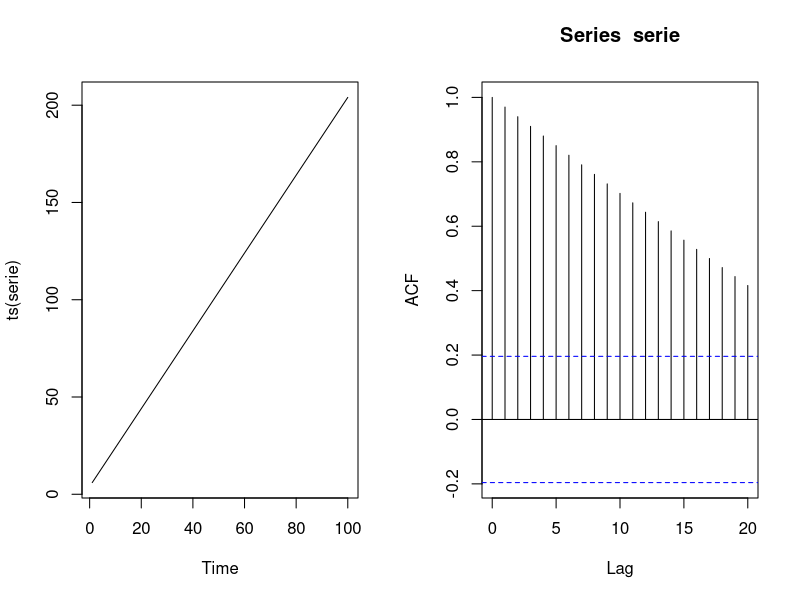
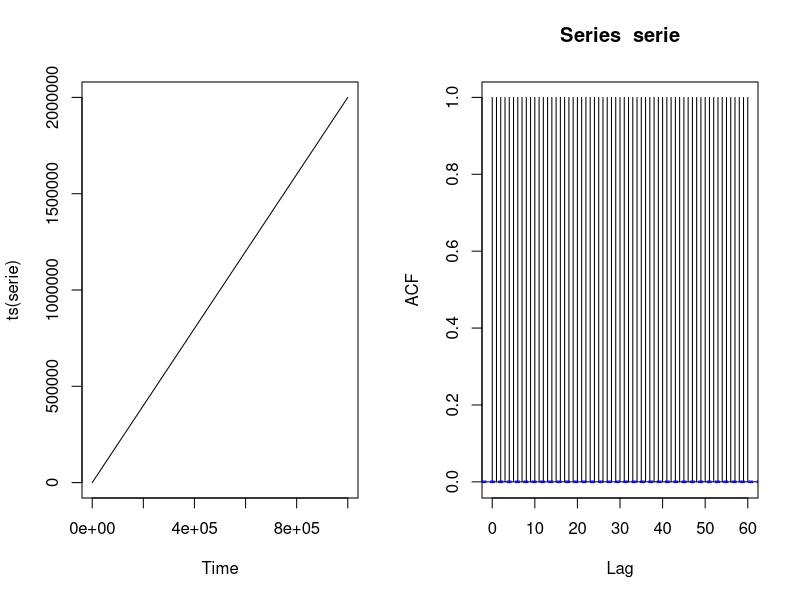
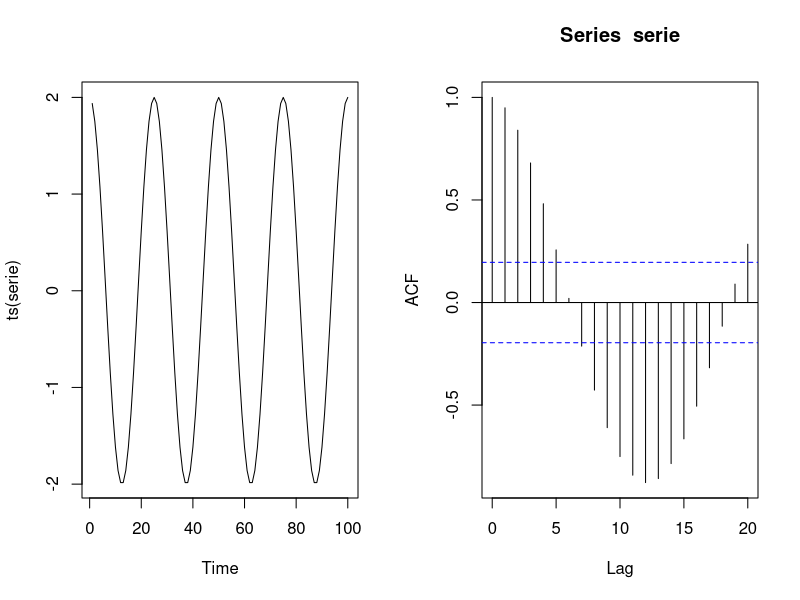
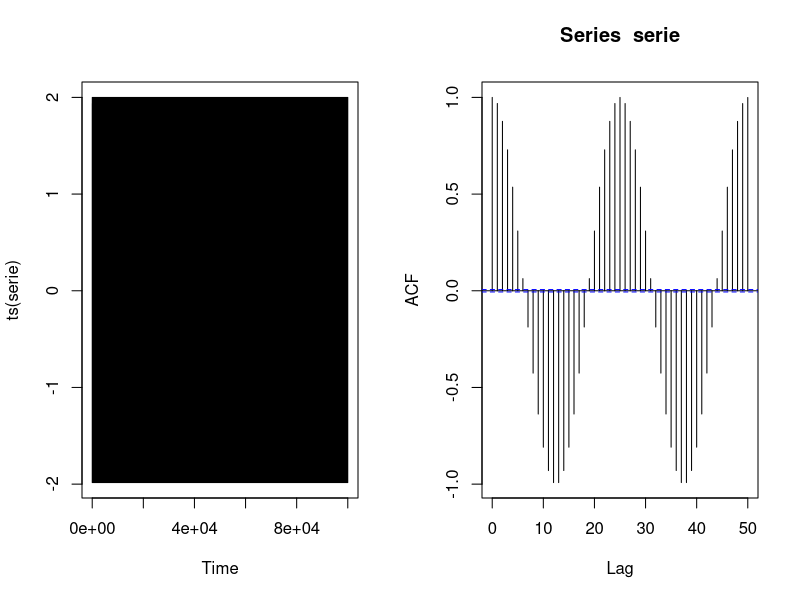
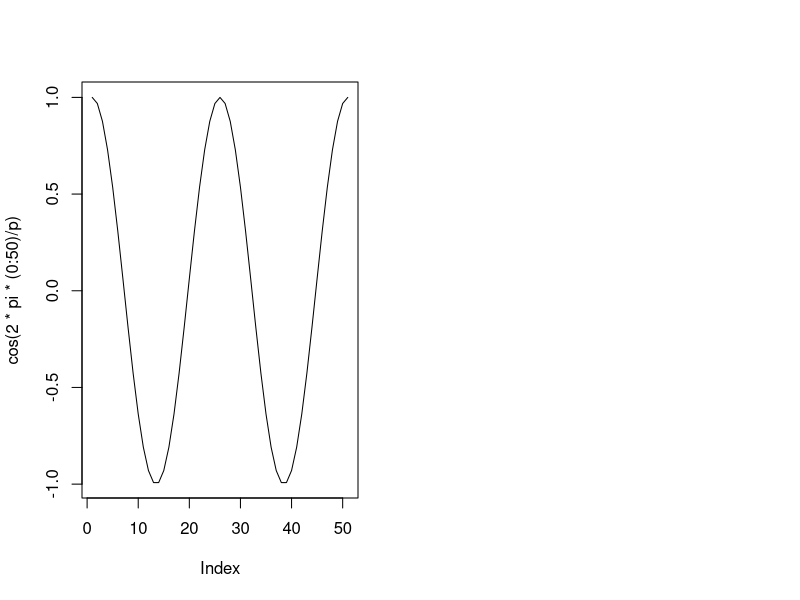

The R script that drew these images, in order:
## ---- chunk 1
n = 100
serie = 2*(1 : n) + 4
par(mfrow=c(1,2))
plot(ts(serie))
acf(serie)
## ---- chunk 2
n = 10^6
serie = 2*(1 : n) + 4
par(mfrow=c(1,2))
plot(ts(serie))
acf(serie)
## ---- chunk 3
n = 100
p = 25
serie = 2*cos(2*pi*(1 : n)/p)
par(mfrow=c(1,2))
plot(ts(serie))
acf(serie)
## ---- chunk 4
n = 10^5
p = 25
serie = 2*cos(2*pi*(1 : n)/p)
par(mfrow=c(1,2))
plot(ts(serie))
acf(serie)
## ---- chunk 5
plot(cos(2*pi*(0 : 50)/p),type = "l")
